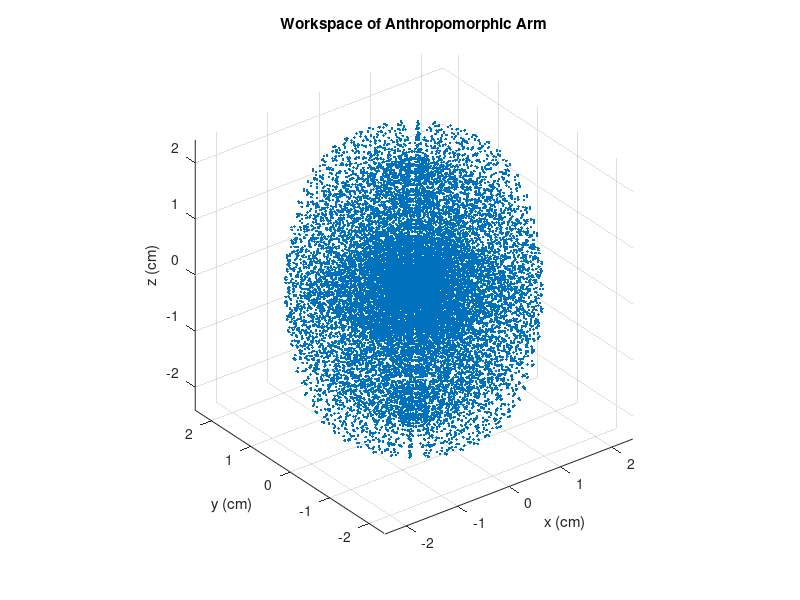

Write the MATLAB code that produced this figure.
% Number of samples
N = 30;

% Link lengths
a1 = 0;
a2 = 1;
a3 = 1;

% Joint angles 
theta1 = linspace(-180, 180, N)*pi/180;
theta2 = linspace(-180, 180, N)*pi/180;
theta3 = linspace(-180, 180, N)*pi/180;

x = zeros(N, N, N);
y = zeros(N, N, N);
z = zeros(N, N, N);

% Calculate x, y, z using kinematics
for i = 1:N
    for j = 1:N
        for k = 1:N
            %x(i,j,k) = cos(theta1(i))*(a2*cos(theta2(j)) + a3*cos(theta2(j) + theta3(k)));
            %y(i,j,k) = sin(theta1(i))*(a2*cos(theta2(j)) + a3*cos(theta2(j) + theta3(k)));
            %z(i,j,k) = a1 + a2*sin(theta2(j)) + a3 * sin(theta2(j) + theta3(k)); % Corrected calculation
            x(i,j,k) = cos(theta1(i))*cos(theta2(j))*a3*cos(theta3(k)) - cos(theta1(i))*sin(theta2(j))*a3*sin(theta3(k)) + cos(theta1(i))*a2*cos(theta2(j));
            y(i,j,k) = sin(theta1(i))*cos(theta2(j))*a3*cos(theta3(k)) - sin(theta1(i))*sin(theta2(j))*a3*sin(theta3(k)) + sin(theta1(i))*a2*cos(theta2(j));
            z(i,j,k) = sin(theta2(j))*a3*cos(theta3(k)) + sin(theta2(j))*a3*sin(theta3(k)) + a2*sin(theta2(j));
        end
    end
end

% Plotting
scatter3(x(:), y(:), z(:), '.');
xlabel('x (cm)');
ylabel('y (cm)');
zlabel('z (cm)');
title('Workspace of Anthropomorphic Arm');
grid on;
axis equal;
